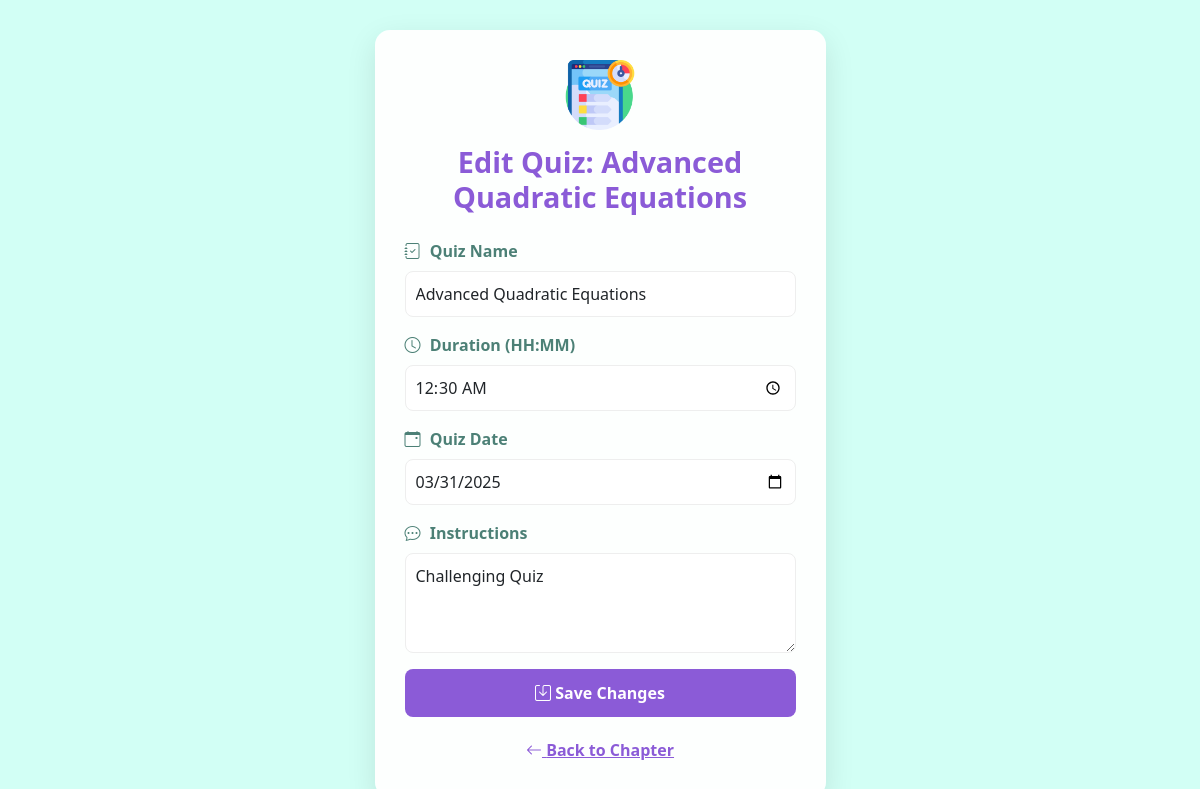
Page /edit_quiz/2 (signed in) on the committed database.
### main.py (models this page shows)
class Quiz(db.Model):
    id = db.Column(db.Integer, primary_key=True)
    name = db.Column(db.String(60),nullable=False)
    quiz_time_duration = db.Column(db.Integer,nullable = False)
    quiz_date = db.Column(db.Date, nullable = False)
    chapter_id = db.Column(db.Integer, db.ForeignKey('chapter.id'), nullable=False)
    feedback = db.Column(db.String(250), nullable=True)
    chapter = db.relationship('Chapter', back_populates = 'chap_quiz')
    qsns = db.relationship('Question', back_populates = 'quiz',cascade = 'all, delete-orphan')
    score = db.relationship('Scores', back_populates = 'quiz',cascade = 'all, delete-orphan')

### main.py (the view)
@app.route('/edit_quiz/<int:quiz_id>',methods=['GET','POST'])
def edit_quiz(quiz_id):
    if 'admin' in session:
        quiz_to_edit = Quiz.query.filter_by(id=quiz_id).first()
        if not quiz_to_edit:
            return redirect(url_for('admin_dashboard'))
        if request.method == 'POST':
            name = request.form['name']
            time_taken = request.form['quiz_time_duration']
            hours,minutes = map(int,time_taken.split(':'))
            quiz_time_duration = int(hours*60 + minutes)
            quiz_date = request.form['quiz_date']
            feedback = request.form['feedback']
            quiz_date_formatted = datetime.strptime(quiz_date, "%Y-%m-%d").date()
            quiz_to_edit.name = name
            quiz_to_edit.quiz_time_duration = quiz_time_duration
            quiz_to_edit.quiz_date = quiz_date_formatted
            quiz_to_edit.feedback = feedback
            db.session.commit()
            flash('Quiz updated successfully!', 'success')
            return redirect(url_for('view_chapter', chapter_id=quiz_to_edit.chapter_id))
        else:
            return render_template('quiz_edit.html', quiz_to_edit =quiz_to_edit)
    return redirect(url_for('login'))

### templates/quiz_edit.html (shortened to what this page needs)
<!DOCTYPE html>
<html lang="en">
<head>
    <link href="https://cdn.jsdelivr.net/npm/bootstrap@5.1.3/dist/css/bootstrap.min.css" rel="stylesheet">
    <link rel="stylesheet" href="https://cdn.jsdelivr.net/npm/bootstrap-icons@1.7.2/font/bootstrap-icons.css">
    <link rel="stylesheet" href="{{ url_for('static', filename='css/sub_edit_styles.css') }}">
</head>
<body>
    <div class="container">
        <div class="row justify-content-center">
            <div class="col-12 col-md-6 col-lg-5">
                <div class="subject-card">
                    <div class="text-center mb-4">
                        <img src="{{ url_for('static', filename='images/logo.png') }}" alt="QuizMaster Logo" class="subject-logo">
                        <h2 class="form-title">Edit Quiz: {{quiz_to_edit.name}}</h2>
                    </div>
                    <form action="/edit_quiz/{{quiz_to_edit.id}}" method="POST">
                        <div class="mb-3">
                            <label for="quizName" class="form-label">
                                <i class="bi bi-journal-check"></i> Quiz Name
                            </label>
                            <input type="text"
                                   class="form-control"
                                   id="quizName"
                                   name="name"
                                   value="{{ quiz_to_edit.name }}"
                                   required>
                        </div>
                        <div class="mb-3">
                            <label for="duration" class="form-label">
                                <i class="bi bi-clock"></i> Duration (HH:MM)
                            </label>
                            <input type="time"
                                   class="form-control"
                                   id="duration"
                                   name="quiz_time_duration"
                                   value="{{ '%02d:%02d' % (quiz_to_edit.quiz_time_duration | int // 60, quiz_to_edit.quiz_time_duration  | int % 60) }}"
                                   required>
                        </div>
                        <div class="mb-3">
                            <label for="quizDate" class="form-label">
                                <i class="bi bi-calendar-event"></i> Quiz Date
                            </label>
                            <input type="date"
                                   class="form-control"
                                   id="quizDate"
                                   name="quiz_date"
                                   value="{{ quiz_to_edit.quiz_date.strftime('%Y-%m-%d') }}"
                                   required>
                        </div>
                        <div class="mb-3">
                            <label for="feedback" class="form-label">
                                <i class="bi bi-chat-dots"></i> Instructions
                            </label>
                            <textarea class="form-control"
                                      id="feedback"
                                      name="feedback"
                                      rows="3">{{ quiz_to_edit.feedback }}</textarea>
                        </div>
                        <button type="submit" class="create-btn">
                            <i class="bi bi-save"></i> Save Changes
                        </button>
                        <div class="text-center mt-3">
                            <a href="{{ url_for('view_chapter', chapter_id=quiz_to_edit.chapter_id) }}" class="back-link">
                                <i class="bi bi-arrow-left"></i> Back to Chapter
                            </a>
                        </div>
                    </form>
                </div>
            </div>
        </div>
    </div>
</body>
</html>

### static/css/sub_edit_styles.css (style rules this page uses)
body { background-color: #d2fff5; min-height: 100vh; display: flex; align-items: center; justify-content: center; padding: 30px 0; }
.subject-card { background: rgba(255, 255, 255, 0.95); border-radius: 15px; padding: 30px; box-shadow: 0 10px 30px rgba(0, 0, 0, 0.1); width: 100%; }
.subject-logo { width: 70px; height: 70px; margin-bottom: 15px; transition: transform 0.3s ease; }
.form-title { color: #8b5bd7; font-weight: 700; font-size: 1.8rem; margin-bottom: 25px; }
.form-control { border-radius: 8px; padding: 10px; border: 1px solid #eee; transition: all 0.3s ease; }
.form-label { color: #4c8076; font-weight: 600; margin-bottom: 8px; }
.form-label i { margin-right: 5px; }
textarea.form-control { resize: vertical; min-height: 100px; }
.create-btn { background-color: #8b5bd7; color: white; padding: 12px; border-radius: 8px; border: none; font-weight: 600; width: 100%; transition: all 0.3s ease; }
.back-link { color: #8b5bd7; font-weight: 600; display: inline-block; padding: 5px 10px; }

### rows in the picture
Quiz: name "Advanced Quadratic Equations", quiz_time_duration "00:30", quiz_date "03/31/2025", feedback "Challenging Quiz"
